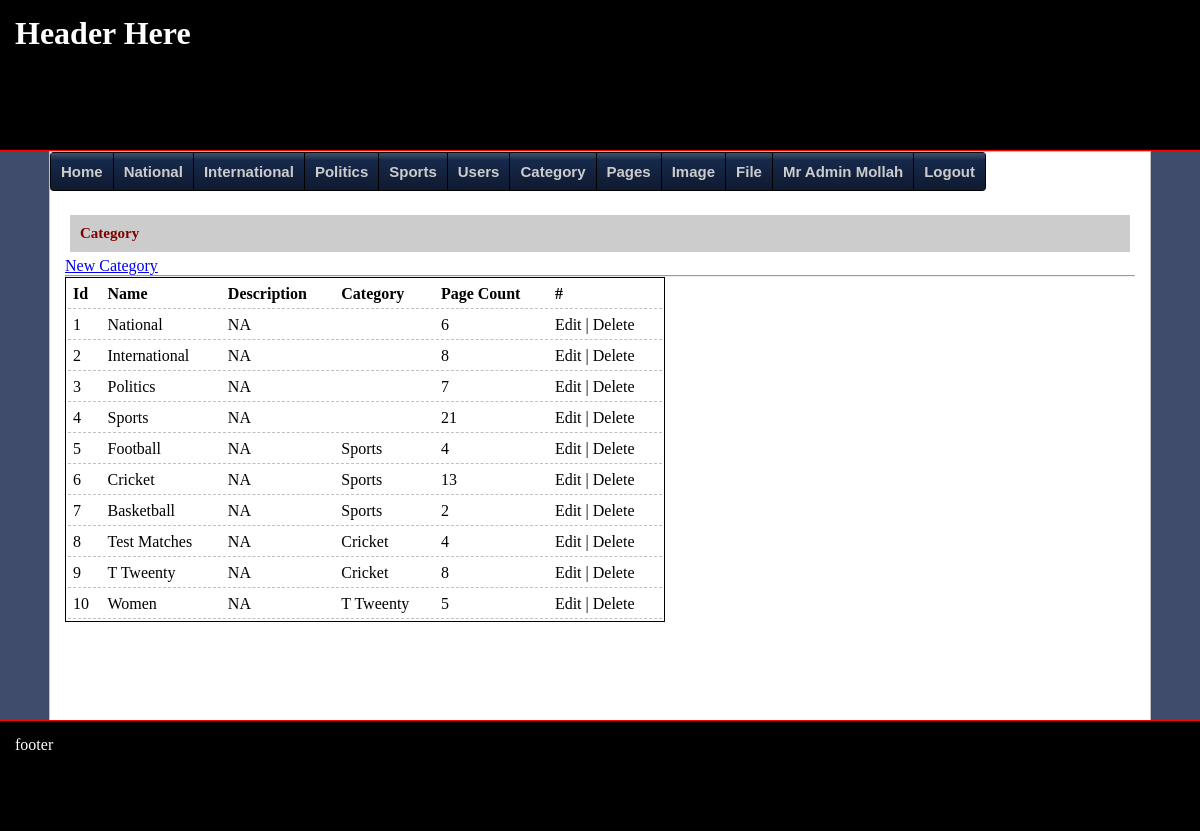
The app's page /?p=category (signed in) with its own data.
### tables this page shows
CREATE TABLE `category` (
  `id` int(11) NOT NULL,
  `name` varchar(200) NOT NULL,
  `description` varchar(2000) NOT NULL,
  `categoryId` int(11) NOT NULL
);

### pages/category.php (the view)
<a href="?p=category_new">New Category</a><br><hr>
<?php
$cn = mysqli_connect("localhost", "root", "", "dbus_002");
$sql = "SELECT c1.id, c1.name, c1.description, c2.name as category
from category as c1
left join category c2 on c1.categoryId = c2.id";
$table = mysqli_query($cn, $sql);
print '<table>';
print '<tr><th>Id</th><th>Name</th><th>Description</th><th>Category</th><th>Page Count</th><th>#</th></tr>';
while($row = mysqli_fetch_assoc($table))
{
	$a = array();
	print '<tr>';
	print '<td>'.$row["id"].'</td>';
	print '<td>'.$row["name"].'</td>';
	print '<td>'.$row["description"].'</td>';
	print '<td>'.$row["category"].'</td>';
	findSubCategory($row["id"], $a);
	print '<td>';
	$sql = "select count(id) as count from pages where categoryId in (".implode(", ", $a).")";
	$table2 = mysqli_query($cn, $sql);
	while($row2 = mysqli_fetch_assoc($table2))
	{
		print $row2["count"];
	}
	print '</td>';
	print '<td>Edit | Delete</td>';
	print '</tr>';
}
print '</table>';
function findSubCategory($cid, &$a)
{
	global $cn;
	$a[] = $cid;
	$sql = "select id from category where categoryId = ".$cid;
	$table = mysqli_query($cn, $sql);
	while($row = mysqli_fetch_assoc($table))
	{
		$a[] = $row["id"];
		findSubCategory($row["id"], $a);
	}
}
?>

### component/menu.php (shortened to what this page needs)
<ul id="css3menu1" class="topmenu">
			<li><a href="?p=home">Home</a></li>
			<?php
			$cn = mysqli_connect("localhost", "root", "", "dbus_002");
			$sql = "select id, name from category where categoryId = 0";
			$table = mysqli_query($cn, $sql);
			while($row = mysqli_fetch_assoc($table))
			{
				print '<li><a href="?c=article&ctg='.$row["id"].'">'.$row["name"].'</a>';
				findChild($row["id"]);
				print '</li>';
			}
			function findChild($pid)
			{
				global $cn;
				$sql = "select id, name from category where categoryId = ".$pid;
				$table = mysqli_query($cn, $sql);
			}
	if(isset($_SESSION['type']))
	{
		print '<li><a href="?p=users">Users</a></li>
			<li><a href="?p=category">Category</a></li>
			<li><a href="?p=pages">Pages</a></li>
			<li><a href="?p=image">Image</a></li>
			<li><a href="?p=file">File</a></li>
			<li><a href="?p=myaccount">'.$_SESSION['name'].'</a></li>
			<li><a href="?c=logout">Logout</a></li>';
	}
	else{
		print '
			<li><a href="?c=register">Register</a></li>
			<li><a href="?c=login">Login</a></li>';
	}
			?>
		</ul>

### css/index.css (style rules this page uses)
* { padding: 0px; margin: 0px auto; }
body { background: #3f4c6b; background: -moz-linear-gradient(top, #3f4c6b 0%, #3f4c6b 100%); background: -webkit-linear-gradient(top, #3f4c6b 0%,#3f4c6b 100%); background: linear-gradient(to bottom, #3f4c6b 0%,#3f4c6b 100%); filter: progid:DXImageTransform.Microsoft.gradient( startColorstr='#3f4c6b', endColorstr='#3f4c6b',GradientType=0 ); }
ul { list-style: circle; }
ul li { line-height: 25px; font-size: 16px }

### css/tables.css (style rules this page uses)
table { min-width: 600px; width: auto; background: white; border: black thin solid; float: left; }
td, th { padding: 5px; text-align: left; border-bottom: dashed thin silver; }

### css/css3menu.css (style rules this page uses)
ul#css3menu1,ul#css3menu1 ul { margin:0;list-style:none;padding:0;background-color:#000;background-image:url("mainbk.png");background-repeat:repeat;border-width:0px;border-style:solid;border-color:#162436;-moz-border-radius:4px;-webkit-border-radius:4px;border-radius:4px; }
ul#css3menu1 li { position:relative;display:block;white-space:nowrap;font-size:0;float:left; }
ul#css3menu1 { font-size:0;z-index:999;position:relative;display:inline-block;zoom:1;padding:1px 1px 1px 0; *display:inline; }
ul#css3menu1>li { margin:0 0 0 1px; }
ul#css3menu1 a { display:block;vertical-align:middle;text-align:left;text-decoration:none;font:bold 15px Arial;color:#cccccc;cursor:default;padding:10px;background-color:#17294b;background-image:url("mainbk.png");background-repeat:repeat;background-position:0 200px;border-width:0px;border-style:none;border-color:; }

### records on screen
category: name "National", id "1", description "NA", count "6"
category: name "International", id "2", description "NA", count "8"
category: name "Politics", id "3", description "NA", count "7"
category: name "Sports", id "4", description "NA", count "21"
category: id "5", name "Football", description "NA", category.name "Sports", count "4"
category: id "6", name "Cricket", description "NA", category.name "Sports", count "13"
category: id "7", name "Basketball", description "NA", category.name "Sports", count "2"
category: id "8", name "Test Matches", description "NA", category.name "Cricket", count "4"
category: id "9", name "T Tweenty", description "NA", category.name "Cricket", count "8"
category: id "10", name "Women", description "NA", category.name "T Tweenty", count "5"

### other values on screen
$_SESSION['name'] "Mr Admin Mollah"
str_replace("_", " ", $_GET['p']) "Category"
